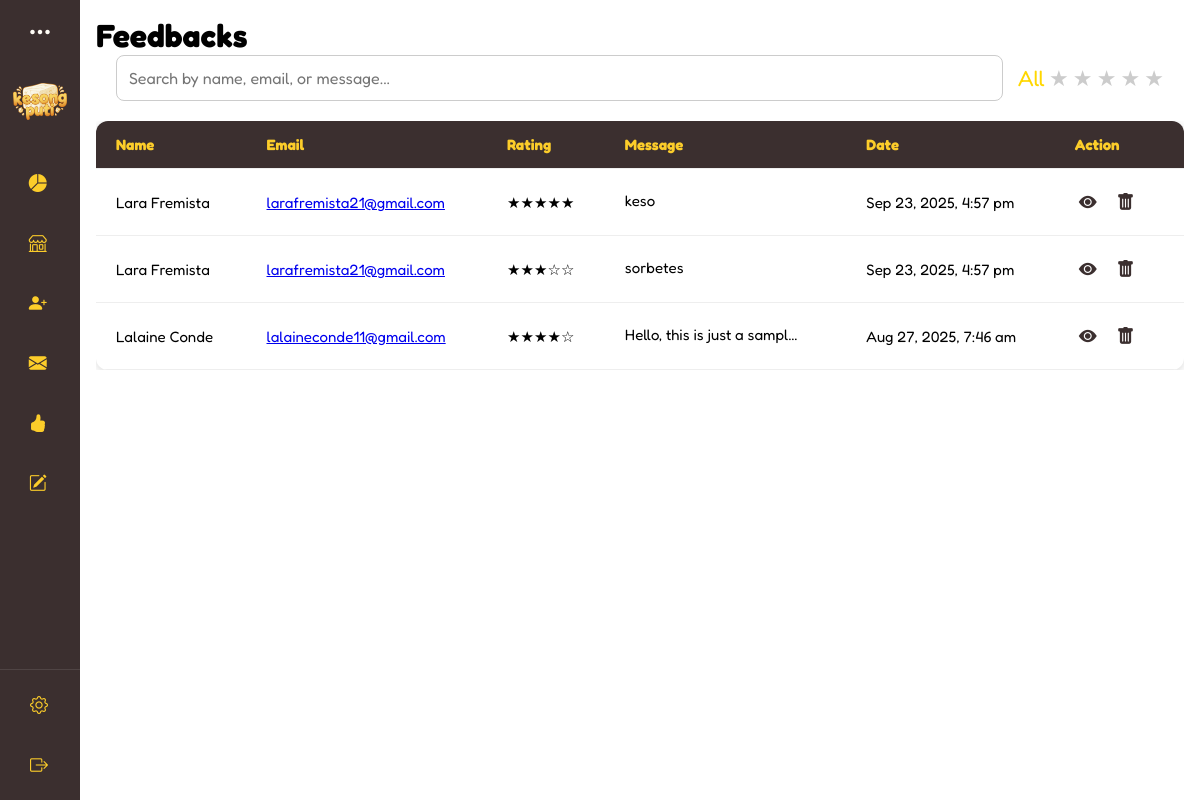
/interfaces/superadmin/feedbacks.php (signed in), run on the app's committed database.
### tables this page shows
CREATE TABLE `reviews` (
  `review_id` int(11) NOT NULL,
  `name` varchar(100) NOT NULL,
  `email` varchar(255) NOT NULL,
  `rating` varchar(10) NOT NULL,
  `feedback` text NOT NULL,
  `created_at` timestamp NOT NULL DEFAULT current_timestamp(),
  `recipient` varchar(100) NOT NULL,
  `order_id` int(11) DEFAULT NULL,
  `media` text DEFAULT NULL,
  `order_item_id` int(11) DEFAULT NULL
);

### interfaces/superadmin/feedbacks.php (the view, shortened to what this page needs)
  <?php
  require '../../connection.php';
  include ('../../includes/superadmin-dashboard.php');
 if ($_SESSION['role'] === 'admin') {
    $recipient = "admin_" . $_SESSION['admin_id'];
    $userId = $_SESSION['admin_id'];
    $storeQuery = "SELECT store_name FROM admins WHERE admin_id = $userId LIMIT 1";
} elseif ($_SESSION['role'] === 'superadmin') {
    $recipient = "super_" . $_SESSION['super_id'];
    $userId = $_SESSION['super_id'];
    $storeQuery = "SELECT store_name FROM super_admin WHERE super_id = $userId LIMIT 1";
}
$storeName = "Kesong Puti";
if (isset($storeQuery)) {
    $storeResult = mysqli_query($connection, $storeQuery);
    $storeRow = mysqli_fetch_assoc($storeResult);
    if ($storeRow && !empty($storeRow['store_name'])) {
        $storeName = htmlspecialchars($storeRow['store_name']);
    }
}
  $sql = "SELECT * FROM reviews
          WHERE recipient = '$recipient'
          ORDER BY created_at DESC";
  $result = mysqli_query($connection, $sql);
  ?>
  <!DOCTYPE html>
  <html lang="en">
  <head>
      <link
        rel="stylesheet"
        href="https://cdn.jsdelivr.net/npm/bootstrap-icons/font/bootstrap-icons.css"
      />
      <link rel="stylesheet" href="../../css/admin.css"/>
  </head>
  <body>
  <div class="main-content">
        <div class="box" id="feedback-content">
          <h1>Feedbacks</h1>
          <div class="feedback-filter-bar">
            <input
              type="text"
              id="feedbackSearch"
              placeholder="Search by name, email, or message..."
            />
  <div class="star-filter">
    <span class="filter-star active" data-value="all">All</span>
    <span class="filter-star" data-value="1">★</span>
    <span class="filter-star" data-value="2">★</span>
    <span class="filter-star" data-value="3">★</span>
    <span class="filter-star" data-value="4">★</span>
    <span class="filter-star" data-value="5">★</span>
  </div>
          </div>
        <div class="feedback-table-wrapper">
          <table class="feedback-table">
            <thead>
              <tr>
                <th>Name</th>
                <th>Email</th>
                <th>Rating</th>
                <th>Message</th>
                <th>Date</th>
                <th>Action</th>
              </tr>
            </thead>
              <tbody id="feedbackTableBody">
              <?php if (mysqli_num_rows($result) > 0): ?>
                <?php while ($row = mysqli_fetch_assoc($result)): ?>
                  <?php
                  $rating = (int)$row['rating'];
              $stars = str_repeat('★', $rating) . str_repeat('☆', 5 - $rating);
                  ?>
                  <tr>
                    <td><?= htmlspecialchars($row['name']) ?></td>
              <td>
                  <?php
                      $cleanName = htmlspecialchars($row['name']);
                      $email = htmlspecialchars($row['email']);
                      $subject = "Response to Your Feedback";
                      $body = "Dear $cleanName,%0D%0A%0D%0A" .
                              "Thank you for your feedback regarding our services. We have reviewed your message and would like to provide the following response:%0D%0A%0D%0A" .
                              "[Your Response Here]%0D%0A%0D%0A" .
                              "Best regards,%0D%0A" .
                              "$storeName";
                  ?>
                  <a href="mailto:<?= $email ?>?subject=<?= rawurlencode($subject) ?>&body=<?= $body ?>">
                      <?= $email ?>
                  </a>
              </td>
                    <td class="rating-stars"><?= $stars ?></td>
                    <td class="contact-message">
                      <span class="short-msg">
                        <?= htmlspecialchars(strlen($row['feedback']) > 50 ? substr($row['feedback'],0,50).'...' : $row['feedback']) ?>
                      </span>
                    </td>
                    <td><?= date("M j, Y, g:i a", strtotime($row['created_at'])) ?></td>
                    <td>
                      <button
                        class="view-btn view-more"
                        data-message="<?= htmlspecialchars($row['feedback']) ?>"
                        data-media='<?= htmlspecialchars($row['media']) ?>'
                        title="View Full Message"
                      >
                        <i class="bi bi-eye-fill"></i>
                      </button>
                      <button class="delete-btn" data-id="<?= $row['review_id'] ?>">
                        <i class="bi bi-trash-fill"></i>
                      </button>
                    </td>
                  </tr>
                <?php endwhile; ?>
              <?php else: ?>
                <tr>
                  <td colspan="6" style="text-align:center;">No feedbacks found</td>
                </tr>
              <?php endif; ?>
              </tbody>
                        </table>
                      </div>
                      </div>
                </div>
  </body>
  </html>

### css/admin.css (style rules this page uses)
* { box-sizing: border-box; margin: 0; padding: 0; font-family: 'Fredoka', sans-serif; }
body { display: flex; align-items: start; justify-content: flex-start; margin: 0; padding: 0; }
.main-content { position: relative; min-height: 100vh; transition: all 0.5s ease; width: calc(100% - 80px); padding: 1rem; }
.view-btn { background-color: var(--cocoa); color: var(--yellow); border: 2px solid black; font-size: 15px; padding: 5px 10px; border-radius: 40px; cursor: pointer; }
.update-btn, .delete-btn { border: none; padding: 8px 12px; border-radius: 8px; cursor: pointer; margin-right: 6px; transition: transform 0.2s ease; }
.contact-message .short-msg { white-space: nowrap; overflow: hidden; text-overflow: ellipsis; max-width: 180px; display: inline-block; }
.view-more { background: none; border: none; color: var(--cocoa); font-size: 18px; cursor: pointer; padding: 4px; }
.feedback-filter-bar { display: flex; flex-wrap: wrap; gap: 15px; margin-bottom: 20px; align-items: center; padding: 0 20px; }
.feedback-filter-bar input[type="text"], .feedback-filter-bar select { padding: 12px; border-radius: 8px; border: 1px solid #ccc; font-size: 16px; }
.feedback-filter-bar input[type="text"] { flex: 1; min-width: 250px; }
.feedback-table-wrapper { width: 100%; overflow-x: auto; -webkit-overflow-scrolling: touch; margin-top: 10px; }
.feedback-table { min-width: 800px; width: 100%; border-collapse: collapse; background-color: white; box-shadow: 0 2px 8px rgba(0, 0, 0, 0.15); border-radius: 12px; overflow: hidden; }
.feedback-table th, .feedback-table td { text-align: left; padding: 14px 20px; font-size: 15px; border-bottom: 1px solid #eee; }
.feedback-table th { background-color: var(--cocoa); color: var(--yellow); font-weight: bold; }
.feedback-table td button { background: none; border: none; cursor: pointer; font-size: 18px; color: var(--cocoa); }
.filter-star { font-size: 22px; cursor: pointer; color: #ccc; transition: color 0.2s; }
.filter-star.hover, .filter-star.active { color: gold; }

### css/colors.css (style rules this page uses)
:root { --bg-white: #FFFCF6; --bg-beige: #FFFBE6; --bg-cocoa: #3B2F2F; --bg-green: #347928; --bg-mint: #C0EBA6; --bg-yellow: #FCCD2A; --green: #347928; --black: #0D0E0E; --white: #FFFCF6; --yellow: #FCCD2A; --beige: #FFFBE6; --mint: #C0EBA6; --brown: #5E503F; --gray: #404040; --cocoa: #3B2F2F; --btn-yellow: #FCCD2A; --btn-green: #347928; --btn-red: #A7C957; }

### data on the page
reviews: name "Lara Fremista", email "larafremista21@gmail.com", rating "★★★★★", feedback "keso", created_at "Sep 23, 2025, 4:57 pm"
reviews: name "Lara Fremista", email "larafremista21@gmail.com", rating "★★★☆☆", feedback "sorbetes", created_at "Sep 23, 2025, 4:57 pm"
reviews: name "Lalaine Conde", email "lalaineconde11@gmail.com", rating "★★★★☆", feedback "Hello, this is just a sampl…", created_at "Aug 27, 2025, 7:46 am"
